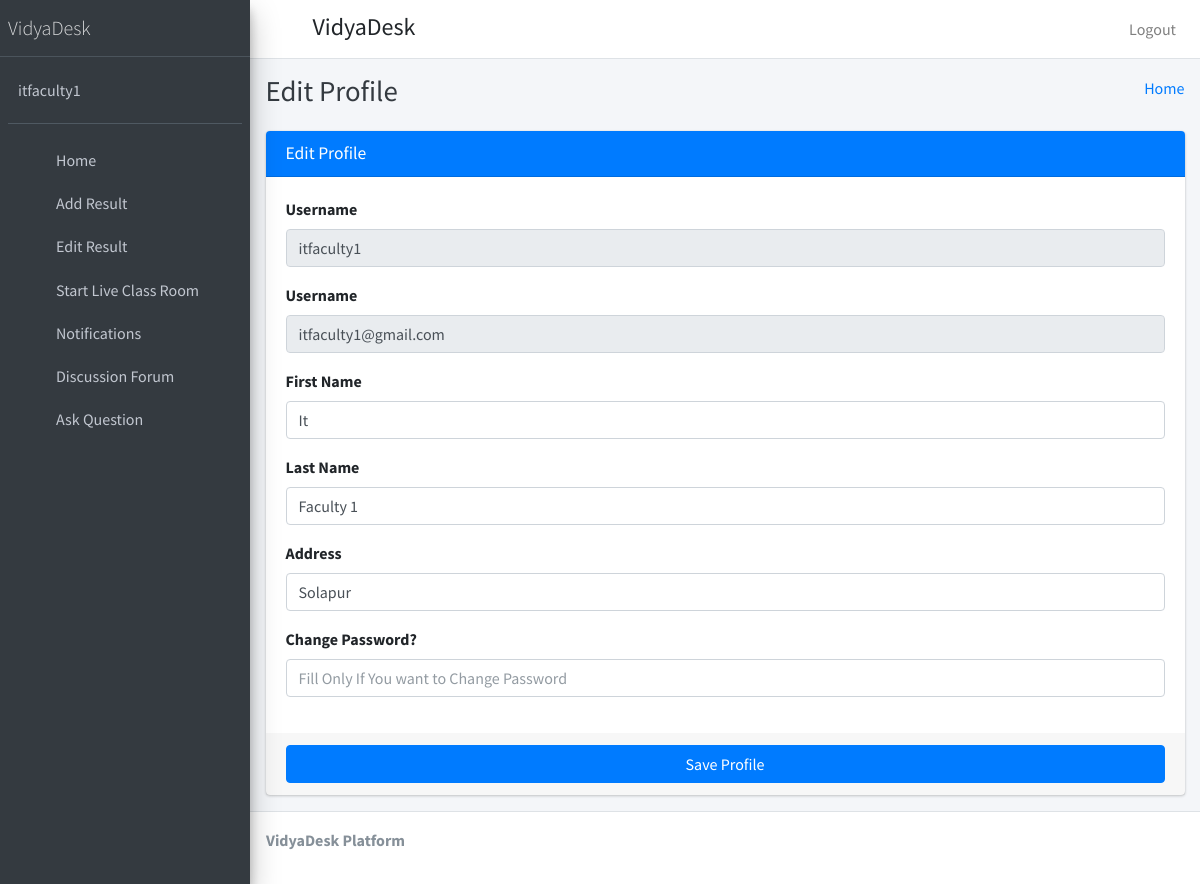
Page /staff_profile (signed in) on the committed database.
### student_management_app/models.py (models this page shows)
class CustomUser(AbstractUser):
    user_type_data=((1,"HOD"),(2,"Staff"),(3,"Student"))
    user_type=models.CharField(default=1,choices=user_type_data,max_length=10)

class Staffs(models.Model):
    id=models.AutoField(primary_key=True)
    admin=models.OneToOneField(CustomUser,on_delete=models.CASCADE)
    address=models.TextField()
    created_at=models.DateTimeField(auto_now_add=True)
    updated_at=models.DateTimeField(auto_now_add=True)
    fcm_token=models.TextField(default="")
    objects=models.Manager()

### student_management_app/StaffViews.py (the view)
# urls.py: path('staff_profile', StaffViews.staff_profile, name="staff_profile"),
def staff_profile(request):
    user=CustomUser.objects.get(id=request.user.id)
    staff=Staffs.objects.get(admin=user)
    return render(request,"staff_template/staff_profile.html",{"user":user,"staff":staff})

### student_management_app/templates/staff_template/staff_profile.html (shortened to what this page needs)
{% extends 'staff_template/base_template.html' %}
{% block page_title %}
Edit Profile
{% endblock page_title %}
{% block main_content %}
    <section class="content">
      <div class="container-fluid">
          <div class="row">
              <div class="col-md-12">
            <div class="card card-primary">
              <div class="card-header">
                <h3 class="card-title">Edit Profile</h3>
              </div>
              <form role="form" action="{% url 'staff_profile_save' %}" method="post">
                <div class="card-body">
                  <div class="form-group">
                    <label>Username</label>
                    <input type="text" class="form-control" name="username" value="{{ user.username }}" disabled="disabled">
                  </div>
                  <div class="form-group">
                    <label>Username</label>
                    <input type="text" class="form-control" name="username" value="{{ user.email }}" disabled="disabled">
                  </div>
                   <div class="form-group">
                    <label>First Name</label>
                    <input type="text" class="form-control" name="first_name" value="{{ user.first_name }}">
                  </div>
                  <div class="form-group">
                    <label>Last Name</label>
                    <input type="text" class="form-control" name="last_name" value="{{ user.last_name }}">
                  </div>
                   <div class="form-group">
                    <label>Address</label>
                    <input type="text" class="form-control" name="address" value="{{ staff.address }}">
                  </div>
                   <div class="form-group">
                    <label>Change Password?</label>
                    <input type="text" class="form-control" name="password" placeholder="Fill Only If You want to Change Password">
                  </div>
                </div>
                <div class="card-footer">
                  <button type="submit" class="btn btn-primary btn-block">Save Profile</button>
                </div>
              </form>
            </div>
          </div>
          </div>
      </div>
    </section>
{% endblock main_content %}

### student_management_app/templates/staff_template/sidebar_template.html
{% load static %}
  <aside class="main-sidebar sidebar-dark-primary elevation-4">
    <a href="" class="brand-link">
      <span class="brand-text font-weight-light">VidyaDesk</span>
    </a>
    <div class="sidebar">
      <div class="user-panel mt-3 pb-3 mb-3 d-flex">
        <div class="info">
          <a href="{% url 'staff_profile' %}" class="d-block">{{ user.username }}</a>
        </div>
      </div>
      <nav class="mt-2">
        <ul class="nav nav-pills nav-sidebar flex-column" data-widget="treeview" role="menu" data-accordion="false">
          <li class="nav-item">
            {% url 'staff_home' as staff_home %}
            <a href="{{ staff_home }}" class="nav-link {% if request.path == staff_home %} active {% endif %}">
              <i class="nav-icon fas fa-th"></i>
              <p>
                Home
              </p>
            </a>
          </li>
          <li class="nav-item">
            {% url 'staff_add_result' as staff_add_result %}
            <a href="{{ staff_add_result }}" class="nav-link {% if request.path == staff_add_result %} active {% endif %}">
              <i class="nav-icon fas fa-th"></i>
              <p>
                Add Result
              </p>
            </a>
          </li>
          <li class="nav-item">
            {% url 'edit_student_result' as edit_student_result %}
            <a href="{{ edit_student_result }}" class="nav-link {% if request.path == edit_student_result %} active {% endif %}">
              <i class="nav-icon fas fa-th"></i>
              <p>
                Edit Result
              </p>
            </a>
          </li>
          <li class="nav-item">
            {% url 'start_live_classroom' as start_live_classroom %}
            <a href="{{ start_live_classroom }}" class="nav-link {% if request.path == start_live_classroom %} active {% endif %}">
              <i class="nav-icon fas fa-th"></i>
              <p>
                Start Live Class Room
              </p>
            </a>
          </li>
           <li class="nav-item">
            {% url 'staff_all_notification' as staff_all_notification %}
            <a href="{{ staff_all_notification }}" class="nav-link {% if request.path == staff_all_notification %} active {% endif %}">
              <i class="nav-icon fas fa-th"></i>
              <p>
                Notifications
              </p>
            </a>
          </li>
          <li class="nav-item">
            {% url 'home' as home %}
            <a href="{{ home }}" class="nav-link {% if request.path == home %} active {% endif %}">
              <i class="nav-icon fas fa-th"></i>
              <p>
                Discussion Forum
              </p>
            </a>
          </li>
          <li class="nav-item">
            {% url 'ask_form' as ask_form %}
            <a href="{{ ask_form }}" class="nav-link {% if request.path == ask_form %} active {% endif %}">
              <i class="nav-icon fas fa-th"></i>
              <p>
                Ask Question
              </p>
            </a>
          </li>
        </ul>
      </nav>
    </div>
  </aside>

### rows in the picture
CustomUser: username "itfaculty1", username "itfaculty1@gmail.com", first_name "It", last_name "Faculty 1"
Staffs: address "Solapur"
